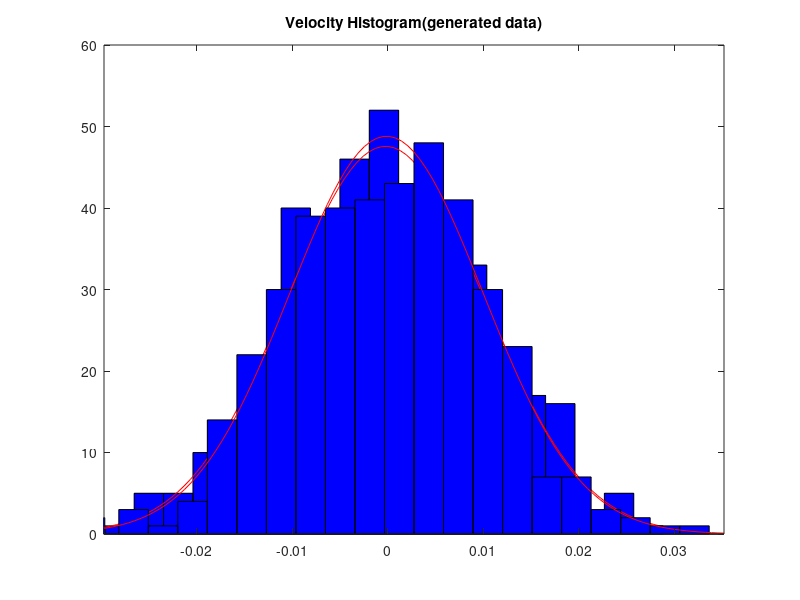
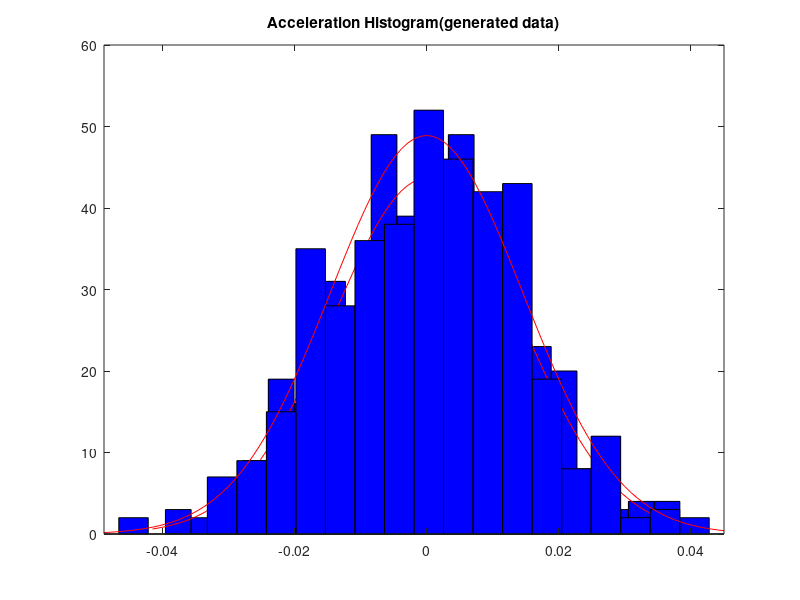
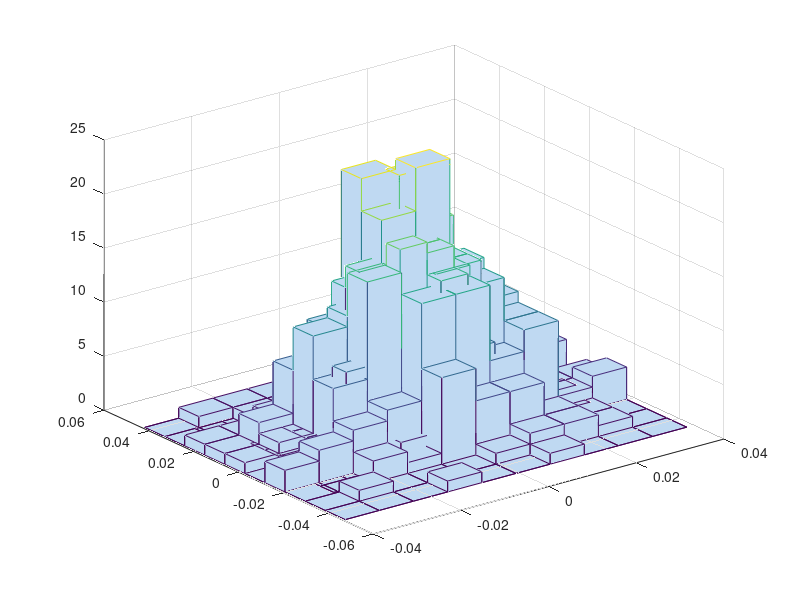

Write the MATLAB code that produced these figures, in order. (Note: this script raises an error after producing the figures.)
cla;
n1 = normrnd(1.0e-06,1.0e-02,400,1);
n2 = normrnd(1.0e-05,1.0e-02,400,1);
histfit(n1);
hold on
histfit(n2);
title('Velocity Histogram(generated data)')
saveas(gcf,'/home/eric.coughlin/public_html/mat_test_hist.png')
figure()
acceleration_n1 = diff(n1);
acceleration_n2 = diff(n2);
histfit(acceleration_n1)
hold on
histfit(acceleration_n2)
title('Acceleration Histogram(generated data)')
saveas(gcf,'/home/eric.coughlin/public_html/mat_test_acc_hist.png')
figure()
velocity_data = [n1, n2];
acceleration_data = [acceleration_n1, acceleration_n2]
hist3(velocity_data)
hold on 
hist3(acceleration_data)
saveas(gcf,'/home/eric.coughlin/public_html/mat_test_vel_acc_hist.epsc')

cla;
n1 = normrnd(1.0e-06,1.0e-02,400,1);
n2 = normrnd(1.0e-05,1.0e-02,400,1);
hn1 = histfit(n1);
nob = hn1(1)
v_star = 0:.01:max(n1);
set(hn1,{'DisplayName'},{'Locked'})
hold on
hn2 = histfit(n2);
set(hn2,{'DisplayName'},{'Lockloss'})
set(hn2(1),'facecolor','g'); set(hn2(2),'color','k')
hold on
hn3 = histfit(ratio_velocity);
set(hn3,{'DisplayName'},{'Ratio'})
delete(hn3(1))
set(hn3(2),'color','m')
title('Velocity Histogram(generated data)')
legend('show')
saveas(gcf,'C:\Users\ericcoug\Documents\MATLAB\mat_test_hist.png')
figure()
acceleration_n1 = diff(n1);
acceleration_n2 = diff(n2);
ratio_acceleration = acceleration_n1 ./ acceleration_n2;
han1 = histfit(acceleration_n1);
set(han1,{'DisplayName'},{'Locked'})
hold on
han2 = histfit(acceleration_n2);
set(han2,{'DisplayName'},{'Lockloss'})
set(han2(1),'facecolor','g'); set(han2(2),'color','k')
title('Acceleration Histogram(generated data)')
legend('show')
saveas(gcf,'C:\Users\ericcoug\Documents\MATLAB\mat_test_acc_hist.png')
figure()
lock_data = [n1(1:399), acceleration_n1];
lockloss_data = [n2(1:399), acceleration_n2];
lav = surf(lock_data,'EdgeColor','None');
colorbar
view(2);
title('Lock Velocity and Acceleration')
saveas(gcf,'C:\Users\ericcoug\Documents\MATLAB\mat_test_lock_vel_acc_hist.png')

figure()
lock_data = [n1(1:399), acceleration_n1];
lockloss_data = [n2(1:399), acceleration_n2];
llav = surf(lockloss_data,'EdgeColor','None');
colorbar
view(2);
title('Lockloss Velocity and Acceleration')
saveas(gcf,'C:\Users\ericcoug\Documents\MATLAB\mat_test_lockloss_vel_acc_hist.png')

